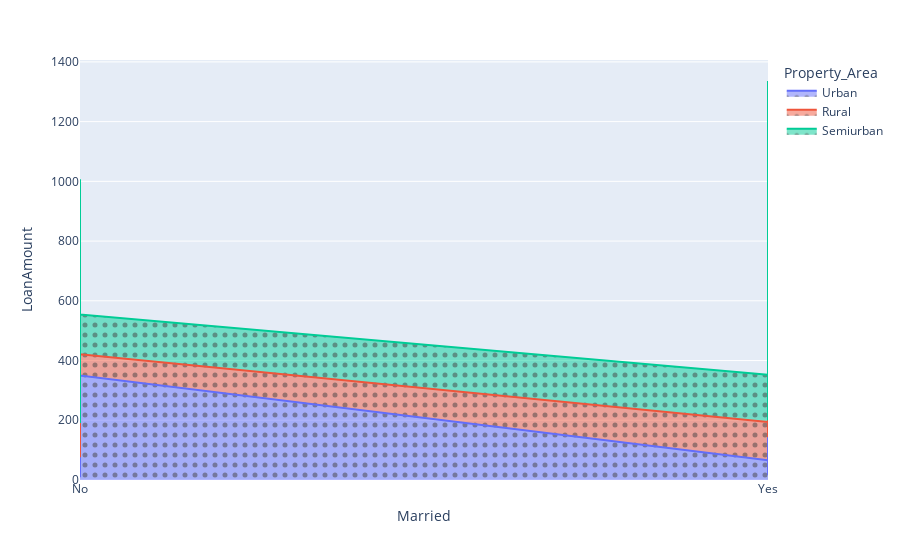

Here is the notebook cell this chart was saved with:
### Code cell
loan_area = px.area(loan_data, x='Married', y='LoanAmount', color='Property_Area',  pattern_shape_sequence=['.','_','+'])
loan_area.show()

### Figure 1 — Plotly figure (JSON) as saved in the notebook; plotly's stock layout.template omitted (floating-point values rounded to 4 significant figures; data arrays with more than 128 entries replaced by an {"elided": "..."} marker saying what was removed)
{"data": [{"fillpattern": {"shape": "."}, "hovertemplate": "Property_Area=Urban<br>Married=%{x}<br>LoanAmount=%{y}<extra></extra>", "legendgroup": "Urban", "line": {"color": "#636efa"}, "marker": {"symbol": "circle"}, "mode": "lines", "name": "Urban", "orientation": "v", "showlegend": true, "stackgroup": "1", "type": "scatter", "x": {"elided": "202 str values"}, "xaxis": "x", "y": {"elided": "202 float values"}, "yaxis": "y"}, {"fillpattern": {"shape": "."}, "hovertemplate": "Property_Area=Rural<br>Married=%{x}<br>LoanAmount=%{y}<extra></extra>", "legendgroup": "Rural", "line": {"color": "#EF553B"}, "marker": {"symbol": "circle"}, "mode": "lines", "name": "Rural", "orientation": "v", "showlegend": true, "stackgroup": "1", "type": "scatter", "x": {"elided": "179 str values"}, "xaxis": "x", "y": {"elided": "179 float values"}, "yaxis": "y"}, {"fillpattern": {"shape": "."}, "hovertemplate": "Property_Area=Semiurban<br>Married=%{x}<br>LoanAmount=%{y}<extra></extra>", "legendgroup": "Semiurban", "line": {"color": "#00cc96"}, "marker": {"symbol": "circle"}, "mode": "lines", "name": "Semiurban", "orientation": "v", "showlegend": true, "stackgroup": "1", "type": "scatter", "x": {"elided": "233 str values"}, "xaxis": "x", "y": {"elided": "233 float values"}, "yaxis": "y"}], "layout": {"legend": {"title": {"text": "Property_Area"}, "tracegroupgap": 0}, "margin": {"t": 60}, "xaxis": {"anchor": "y", "domain": [0, 1], "title": {"text": "Married"}}, "yaxis": {"anchor": "x", "domain": [0, 1], "title": {"text": "LoanAmount"}}}}
